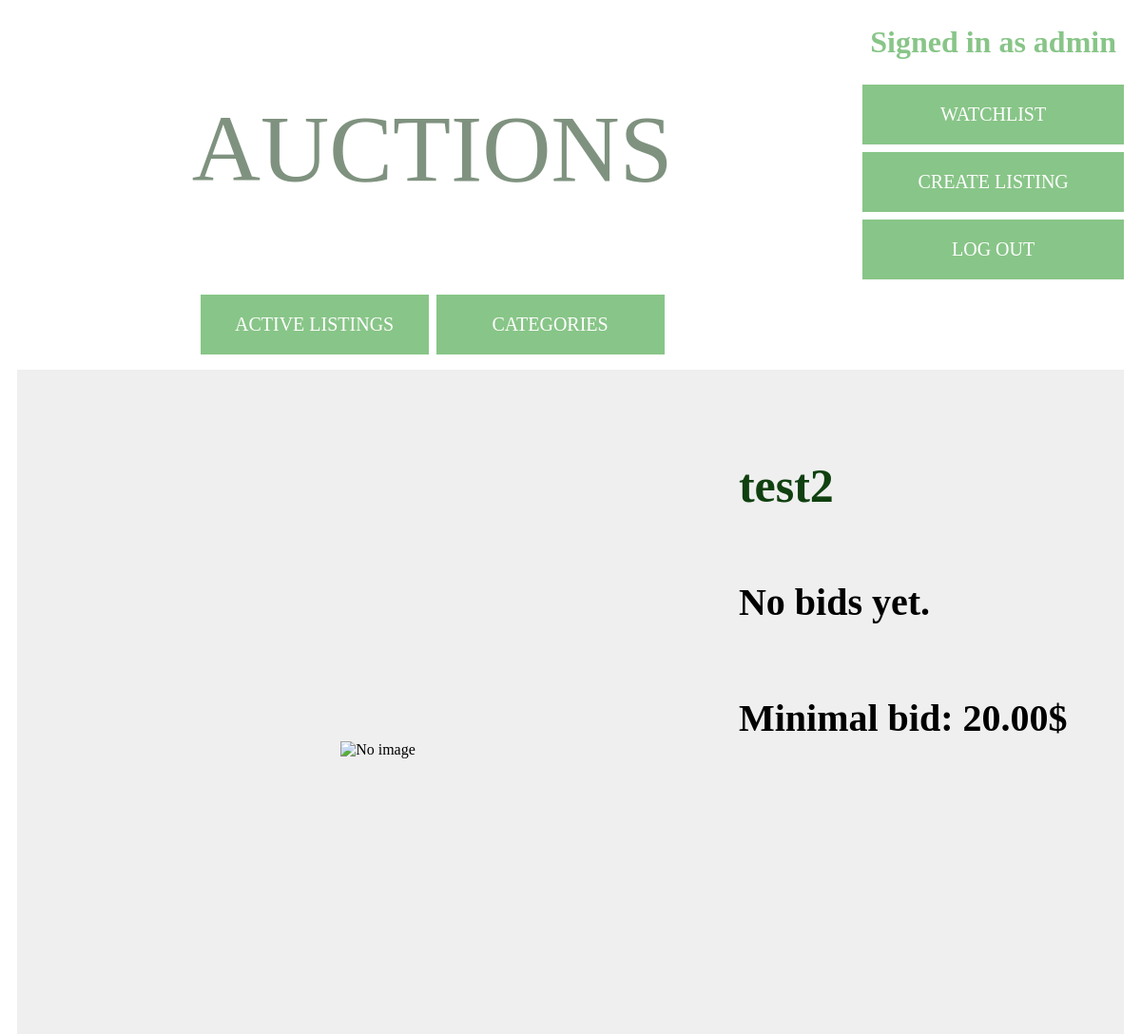
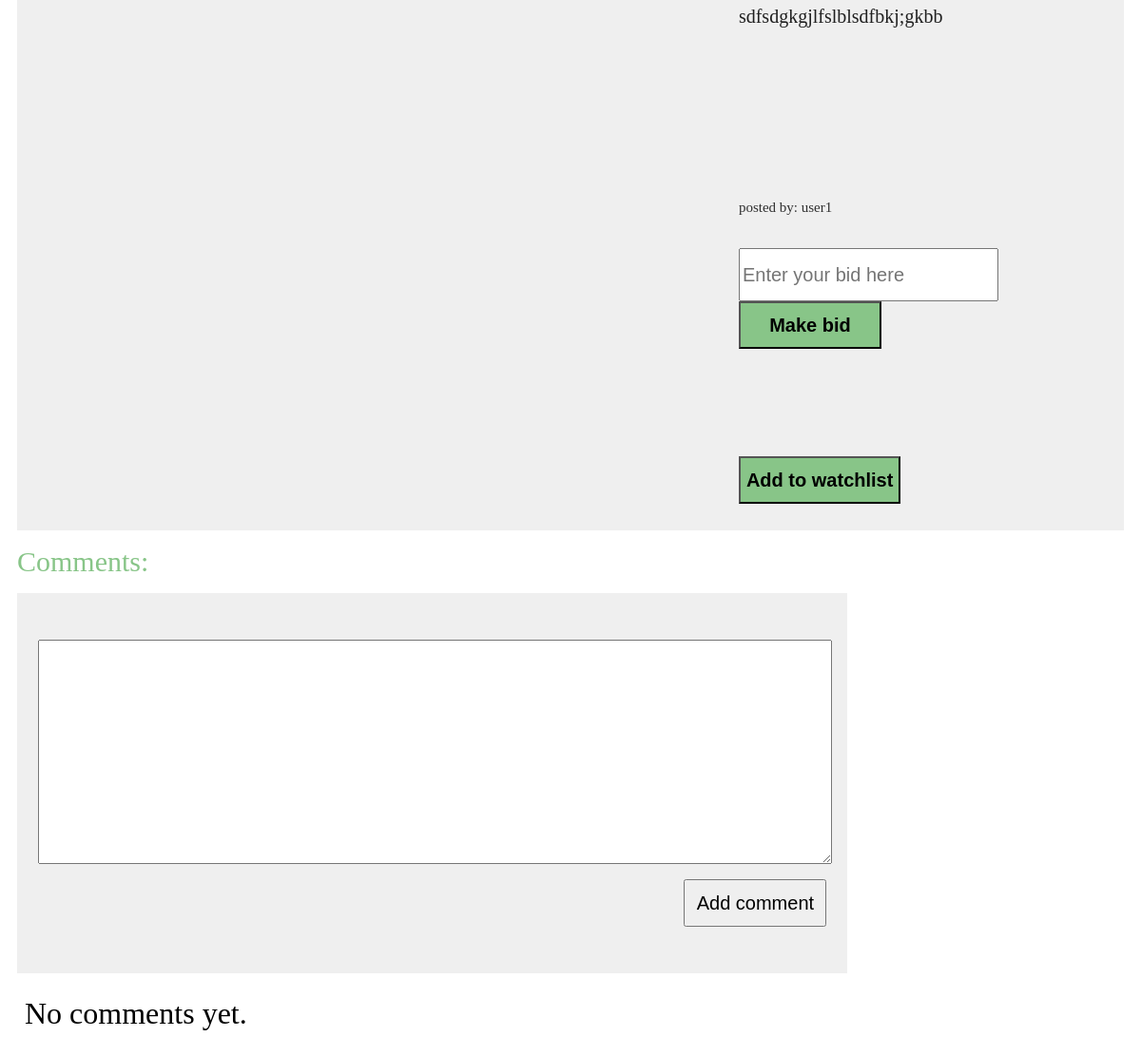
Page /listing/7 (signed in) on the committed database (2 pictures, top to bottom).
### auctions/models.py (models this page shows, shortened)
class User(AbstractUser):
    pass

class Listing(models.Model):
    category = models.ForeignKey(Category, on_delete=models.CASCADE, related_name="listings", blank=True, null=True)
    owner = models.ForeignKey(User, on_delete=models.CASCADE, related_name="listings")
    watchers = models.ManyToManyField(User, blank=True, null=True, related_name="watchlist")
    starting_bid = models.DecimalField(max_digits=20, decimal_places=2)
    latest_bid = models.DecimalField(max_digits=20, decimal_places=2, blank=True, null=True)
    title = models.CharField(max_length=64)
    description = models.CharField(max_length=1024)
    image_url = models.CharField(max_length=1024, blank=True, null=True)
    active = models.BooleanField(default=True)
    buyer = models.ForeignKey(User, blank=True, on_delete=models.CASCADE, null=True)

### auctions/views.py (the view, shortened to what this page needs)
# urls.py: path("listing/<int:id>", views.listing, name="listing"),
def listing(request, id):
    listing = Listing.objects.get(id=id)
    context = {
                    "comments" : listing.comments.all().order_by("-date"),
                    "comment_form" : CommentForm(),
                    "listing": listing,
                }
    context.update({
        "bid_form": BidForm()
    })
    return render(request, "auctions/listing.html", context)

### auctions/views.py
class CommentForm(forms.Form):
    content = forms.CharField(label="", widget=forms.Textarea(attrs={"placeholer": "Comment here", "class": "listing-page-comment-form-input"}), max_length=1024)

class BidForm(forms.Form):
    bid = forms.DecimalField(label="", widget=forms.TextInput(attrs={"placeholder": "Enter your bid here", "class": "listing-page-bid-input"}))

### auctions/templates/auctions/listing.html (shortened to what this page needs)
{% extends "auctions/layout.html" %}
{% block body %}
        <div class="listing-page-listing">
            <div class="listing-page-listing-img-div">
                <img class="listing-page-listing-img" src="{{ listing.image_url }}" alt="No image">
            </div>
            <div class="listing-page-listing-content">
                <div class="listing-page-listing-title">{{ listing.title }}</div>
                {% if listing.active %}
                        {% if listing.latest_bid %}
                            <div class="listing-page-listing-price">
                                Latest bid: {{ listing.latest_bid }}$
                            </div>
                            <div></div>
                        {% else %}
                            <div class="listing-page-listing-price">
                                No bids yet.
                            </div>
                            <div class="listing-page-listing-price">
                                Minimal bid: {{ listing.starting_bid }}$
                            </div>
                        {% endif %}
                {% endif %}
                <div class="listing-page-listing-description">{{ listing.description }}</div>
                <div class="listing-page-listing-meta">posted by: {{ listing.owner }}</div>
                {% if listing.active == True %}
                    {% if user.is_authenticated %}
                        {% if listing.owner == user %}
                            <div>
                                <form action="{% url 'close' id=listing.id %}" method="POST">
                                    {% csrf_token %}
                                    <input class="listing-page-close-button" type="submit" value="Close auction">
                                </form>
                            </div>
                        {% else %}
                            <div>
                                <form action="{% url 'listing' id=listing.id %}" method="POST">
                                    {{ bid_form }}
                                    <input class="listing-page-bid-button" type="submit" value="Make bid">
                                </form>
                            </div>
                        {% endif %}
                    {% endif %}
                {% else %}
                    <div></div>
                {% endif %}
                {% if user.is_authenticated %}
                    {% if listing in user.watchlist.all %}
                        <div>
                            <form action="{% url 'watchlist_remove' %}" method="POST">
                                {% csrf_token %}
                                <input type="hidden" name="id" value="{{ listing.id }}">
                                <input class="listing-page-watchlist-button" type="submit" value="Remove from watchlist">
                            </form>
                        </div>
                    {% else %}
                        <div>
                            <form action="{% url 'watchlist_add' %}" method="POST">
                                <input class="listing-page-watchlist-button" type="submit" value="Add to watchlist">
                            </form>
                        </div>
                    {% endif %}
                {% endif %}
            </div>
        </div>
        <div class="listing-page-comments-label">Comments:</div>
        {% if user.is_authenticated %}
            <div class="listing-page-comment-form-container">
                <form class="listing-page-comment-form" action="{% url 'comment' id=listing.id %}" method="POST">
                    {{ comment_form }}
                    <input class="listing-page-comment-form-button" type="submit" value="Add comment">
                </form>
            </div>
        {% endif %}
        {% for comment in comments %}
            <div class="listing-page-comment-container">
                <div class="listing-page-comment">
                    <div class="listing-page-comment-content"> {{ comment.content }}</div>
                    <div class="listing-page-comment-meta">posted by {{ comment.author }} on {{ comment.date }}</div>
                </div>
            </div>
        {% empty %}
            <div class="no-matches-message">No comments yet.</div>
        {% endfor %}
{% endblock %}

### auctions/templates/auctions/layout.html (shortened to what this page needs)
{% load static %}
<!DOCTYPE html>
<html lang="en">
    <head>
        <link href="{% static 'auctions/styles.css' %}" rel="stylesheet">
    </head>
    <body>
        <div class="main-container">
                <div class="header">
                    AUCTIONS
                </div>
                <div class="user-nav-container">
                    {% if user.is_authenticated %}
                        <div class="user-label-container">
                            <strong class="user-label">Signed in as {{ user.username }}</strong>
                        </div>
                        <div class="nav-item">
                            <a class="nav-link" href="{% url 'watchlist' %}">WATCHLIST</a>
                        </div>
                        <div class="nav-item">
                            <a class="nav-link" href="{% url 'create_listing' %}">CREATE LISTING</a>
                        </div>
                        <div class="nav-item">
                            <a class="nav-link" href="{% url 'logout' %}">LOG OUT</a>
                        </div>
                    {% endif %}
                 </div>
            <div class="main-nav-container">
                <div class="nav-item" >
                    <a class="nav-link" href="{% url 'index' %}">ACTIVE LISTINGS</a>
                </div>
                <div class="nav-item">
                    <a class="nav-link" href="{% url 'categories' %}">CATEGORIES</a>
                </div>
            </div>
            {% block body %}
            {% endblock %}
        </div>
    </body>
</html>

### auctions/static/auctions/styles.css (style rules this page uses)
body { padding: 10px; }
.main-container { display: grid; grid-template-columns: 1fr 1fr auto; grid-auto-rows: auto; gap: 1rem; }
.header { grid-column: span 2; text-align: center; align-self: center; font-size: 100px; color: #7f927f; min-width: 500px; }
.user-nav-container { grid-column: span 1; display: grid; grid-template-columns: auto; grid-template-rows: repeat(4, 1fr); grid-gap: 0.5rem; }
.main-nav-container { grid-column-start: 1; grid-column-end: 3; display: flex; justify-content: center; gap: 0.5rem; }
.nav-item { background-color: #88c588; color: white; padding: 20px; font-size: 20px; min-width: 200px; text-align: center; }
.nav-link { color: white; text-decoration: none; }
.listing-page-listing { display: flex; flex-direction: row; justify-content: space-around; background-color: #efefef; grid-column: span 3; }
.listing-page-listing-img-div { display: flex; justify-content: center; align-items: center; width: 800px; height: 800px; min-width: 600px; min-height: 600px; }
.listing-page-listing-img { max-width: 90%; max-height: 90%; }
.listing-page-listing-content { display: grid; grid-template-columns: 1fr; grid-template-rows: 1fr repeat(4, 2fr) 6fr 1fr 2fr 1fr 2fr; grid-gap: 1rem; align-items: center; }
.listing-page-listing-title { font-size: 50px; font-weight: 600; color: #104010; }
.listing-page-listing-price { font-size: 40px; font-weight: 700; color: black; }
.listing-page-listing-description { font-size: 20px; font-weight: 400; color: #202020; }
.listing-page-listing-meta { font-size: 15px; font-weight: 300; color: #303030; }
.listing-page-bid-button, .listing-page-close-button { background-color: #88c588; font-weight: 700; font-size: 20px; min-width: 150px; min-height: 50px; }
.listing-page-bid-input { min-height: 50px; font-size: 20px; }
.listing-page-watchlist-button { background-color: #88c588; min-height: 50px; font-size: 20px; font-weight: 600; }
.listing-page-comments-label { font-size: 30px; font-weight: 400; color: #88c588; grid-column: span 2; }
.listing-page-comment-form-container { display: flex; justify-content: center; align-items: center; grid-column: span 2; background-color: #efefef; min-height: 400px; }
.listing-page-comment-form { display: flex; flex-direction: column; justify-content: center; gap: 1rem; min-width: 95%; min-height: 95% }
.listing-page-comment-form-input { width: 100%; font-size: 20px; }
.listing-page-comment-form-button { align-self: flex-end; width: 150px; height: 50px; font-size: 20px; }
.user-label { color: #88c588; font-size: 2rem; }
.user-label-container { padding: 0.5rem; }
.no-matches-message { grid-column: span 2; font-size: 2rem; padding: 0.5rem; }

### rows in the picture
User: username "admin"
Listing: title "test2", starting_bid "20.00", description "sdfsdgkgjlfslblsdfbkj;gkbb", owner "user1"
